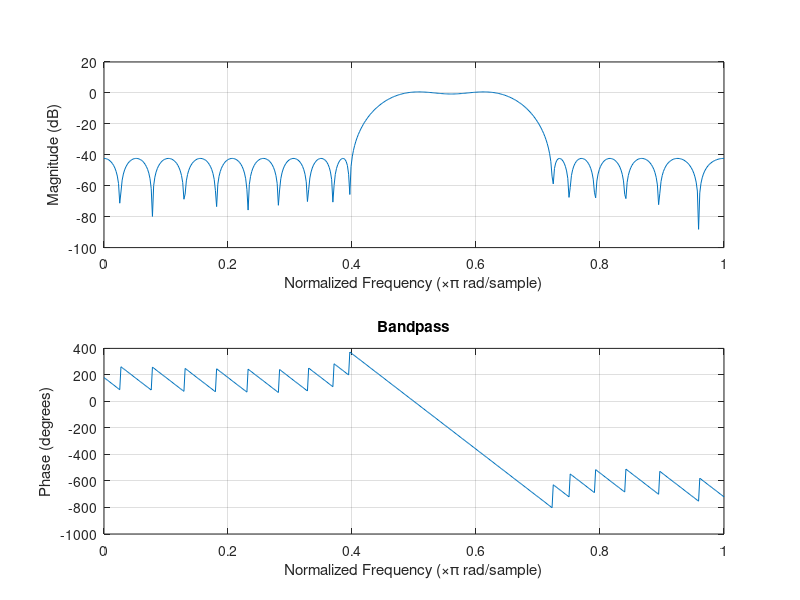

MATLAB code to generate this figure:
clc;
rp=1;
rs=45;
fs=50000;
f= [10000 12000 16000 18000];
a= [0 1 0];
dev=[10^(-rs/20) (10^(rp/20)-1)/(10^(rp/20) +1) 10^(-rs/20)];
[n, fo, ao, w] =firpmord (f, a, dev, fs);
disp ('length of filter is');
disp(n);
b=firpm (n, fo, ao, w);
freqz(b);
title('Bandpass');